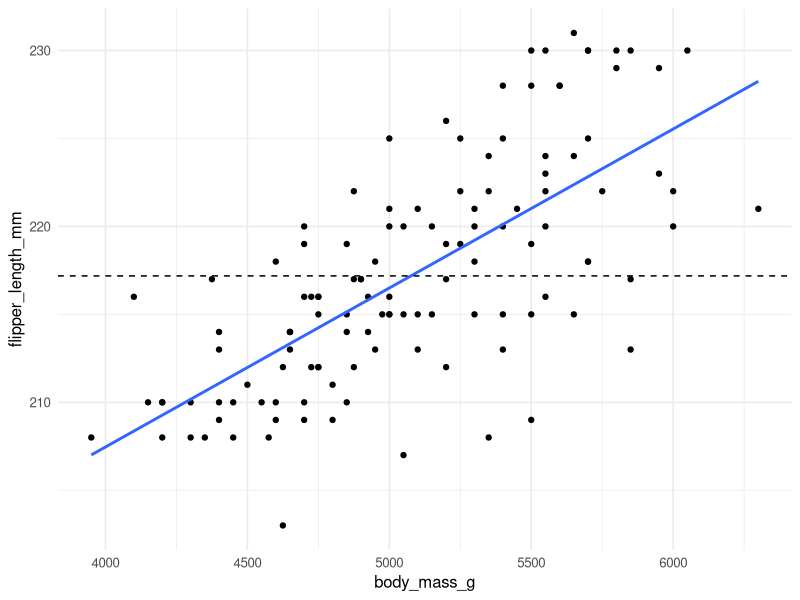

This figure's R source:
## ---- chunk 1
library(tidyverse)
library(patchwork)
library(modelr)
theme_set(theme_minimal(base_size = 12))
## ---- chunk 2
#| fig-width: 4
#| fig-height: 3
gentoo = palmerpenguins::penguins %>% 
  filter(species == "Gentoo")

gentoo %>%
  ggplot(aes(x = body_mass_g, y = flipper_length_mm)) + 
  geom_point() + 
  geom_smooth(method = "lm", se = FALSE) + 
  geom_hline(aes(yintercept = mean(flipper_length_mm, na.rm = T)), linetype = "dashed")
## ---- chunk 3
#| echo: true

cor(gentoo$body_mass_g, gentoo$flipper_length_mm, use = "complete.obs")
## ---- chunk 4
#| echo: true

gentoo_lm = lm(flipper_length_mm ~ body_mass_g, data = gentoo)
summary(gentoo_lm)
